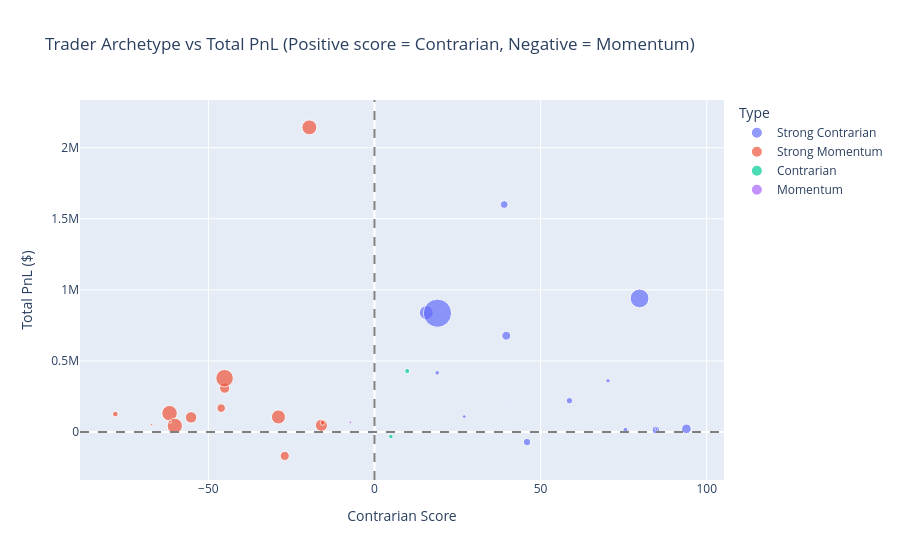

Notebook cell for this chart:
### Code cell
fig = px.scatter(archetype_df, x='contrarian_score', y='total_pnl',
                 color='label',
                 size='n_trades',
                 hover_data=['short_acct','win_rate','n_trades'],
                 title='Trader Archetype vs Total PnL\n(Positive score = Contrarian, Negative = Momentum)',
                 labels={'contrarian_score':'Contrarian Score','total_pnl':'Total PnL ($)','label':'Type'})
fig.add_vline(x=0, line_dash='dash', line_color='gray')
fig.add_hline(y=0, line_dash='dash', line_color='gray')
fig.show()

### Figure 1 — Plotly figure (JSON) as saved in the notebook; plotly's stock layout.template omitted (floating-point values rounded to 4 significant figures)
{"data": [{"customdata": [["0x083384f8...", 0.7927, 1732], ["0x271b2809...", 0.7156, 1607], ["0x39cef799...", 0.6655, 1767], ["0x420ab45e...", 1.0, 90], ["0x430f0984...", 1.0, 599], ["0x4acb90e7...", 0.9485, 2233], ["0x513b8629...", 0.8955, 5482], ["0x6d6a4b95...", 0.9883, 426], ["0x72c6a462...", 0.7742, 558], ["0x7f4f299f...", 0.945, 746], ["0xaf40fdc4...", 0.7478, 230], ["0xb899e522...", 0.8035, 2641], ["0xbaaaf657...", 0.9912, 9997], ["0xbd5fead7...", 0.7349, 1177], ["0xbee1707d...", 0.7631, 22551]], "hovertemplate": "Type=Strong Contrarian<br>Contrarian Score=%{x}<br>Total PnL ($)=%{y}<br>n_trades=%{customdata[2]}<br>short_acct=%{customdata[0]}<br>win_rate=%{customdata[1]}<extra></extra>", "legendgroup": "Strong Contrarian", "marker": {"color": "#636efa", "size": [1732, 1607, 1767, 90, 599, 2233, 5482, 426, 558, 746, 230, 2641, 9997, 1177, 22551], "sizemode": "area", "sizeref": 56.38, "symbol": "circle"}, "mode": "markers", "name": "Strong Contrarian", "orientation": "v", "showlegend": true, "type": "scatter", "x": [39.04, 45.91, 84.71, 39.6, 18.87, 39.67, 15.61, 27.0, 70.3, 75.54, 84.87, 93.88, 79.79, 58.68, 18.95], "xaxis": "x", "y": [1600000.0, -70440.0, 14460.0, 199500.0, 416500.0, 677700.0, 840400.0, 108700.0, 360500.0, 14900.0, 21760.0, 22490.0, 940200.0, 220500.0, 836100.0], "yaxis": "y"}, {"customdata": [["0x23e7a7f8...", 0.7736, 4166], ["0x28736f43...", 0.8621, 6772], ["0x2c229d22...", 0.8175, 2060], ["0x3f9a0aad...", 1.0, 158], ["0x47add9a5...", 0.822, 3663], ["0x4f93fead...", 0.9268, 2949], ["0x75f7eeb8...", 0.9263, 8660], ["0x8170715b...", 0.7522, 2341], ["0x8381e6d8...", 0.8838, 714], ["0x8477e447...", 0.599, 6559], ["0x92f17e8d...", 0.9765, 892], ["0xa0feb372...", 0.9703, 5561], ["0xa520ded0...", 0.9373, 255], ["0xb1231a4a...", 0.791, 6279]], "hovertemplate": "Type=Strong Momentum<br>Contrarian Score=%{x}<br>Total PnL ($)=%{y}<br>n_trades=%{customdata[2]}<br>short_acct=%{customdata[0]}<br>win_rate=%{customdata[1]}<extra></extra>", "legendgroup": "Strong Momentum", "marker": {"color": "#EF553B", "size": [4166, 6772, 2060, 158, 3663, 2949, 8660, 2341, 714, 6559, 892, 5561, 255, 6279], "sizemode": "area", "sizeref": 56.38, "symbol": "circle"}, "mode": "markers", "name": "Strong Momentum", "orientation": "v", "showlegend": true, "type": "scatter", "x": [-15.97, -61.68, -46.14, -67.06, -55.2, -45.09, -45.12, -27.01, -15.58, -60.09, -77.99, -28.91, -61.54, -19.6], "xaxis": "x", "y": [47890.0, 132500.0, 168700.0, 53500.0, 103300.0, 309000.0, 379100.0, -167600.0, 65510.0, 43920.0, 126600.0, 106300.0, 72850.0, 2143000.0], "yaxis": "y"}, {"customdata": [["0x3998f134...", 0.6509, 570], ["0x72743ae2...", 0.7463, 737]], "hovertemplate": "Type=Contrarian<br>Contrarian Score=%{x}<br>Total PnL ($)=%{y}<br>n_trades=%{customdata[2]}<br>short_acct=%{customdata[0]}<br>win_rate=%{customdata[1]}<extra></extra>", "legendgroup": "Contrarian", "marker": {"color": "#00cc96", "size": [570, 737], "sizemode": "area", "sizeref": 56.38, "symbol": "circle"}, "mode": "markers", "name": "Contrarian", "orientation": "v", "showlegend": true, "type": "scatter", "x": [4.945, 9.866], "xaxis": "x", "y": [-31200.0, 429400.0], "yaxis": "y"}, {"customdata": [["0xae5eacaf...", 1.0, 230]], "hovertemplate": "Type=Momentum<br>Contrarian Score=%{x}<br>Total PnL ($)=%{y}<br>n_trades=%{customdata[2]}<br>short_acct=%{customdata[0]}<br>win_rate=%{customdata[1]}<extra></extra>", "legendgroup": "Momentum", "marker": {"color": "#ab63fa", "size": [230], "sizemode": "area", "sizeref": 56.38, "symbol": "circle"}, "mode": "markers", "name": "Momentum", "orientation": "v", "showlegend": true, "type": "scatter", "x": [-7.229], "xaxis": "x", "y": [67850.0], "yaxis": "y"}], "layout": {"legend": {"itemsizing": "constant", "title": {"text": "Type"}, "tracegroupgap": 0}, "shapes": [{"line": {"color": "gray", "dash": "dash"}, "type": "line", "x0": 0, "x1": 0, "xref": "x", "y0": 0, "y1": 1, "yref": "y domain"}, {"line": {"color": "gray", "dash": "dash"}, "type": "line", "x0": 0, "x1": 1, "xref": "x domain", "y0": 0, "y1": 0, "yref": "y"}], "title": {"text": "Trader Archetype vs Total PnL\n(Positive score = Contrarian, Negative = Momentum)"}, "xaxis": {"anchor": "y", "domain": [0.0, 1.0], "title": {"text": "Contrarian Score"}}, "yaxis": {"anchor": "x", "domain": [0.0, 1.0], "title": {"text": "Total PnL ($)"}}}}
